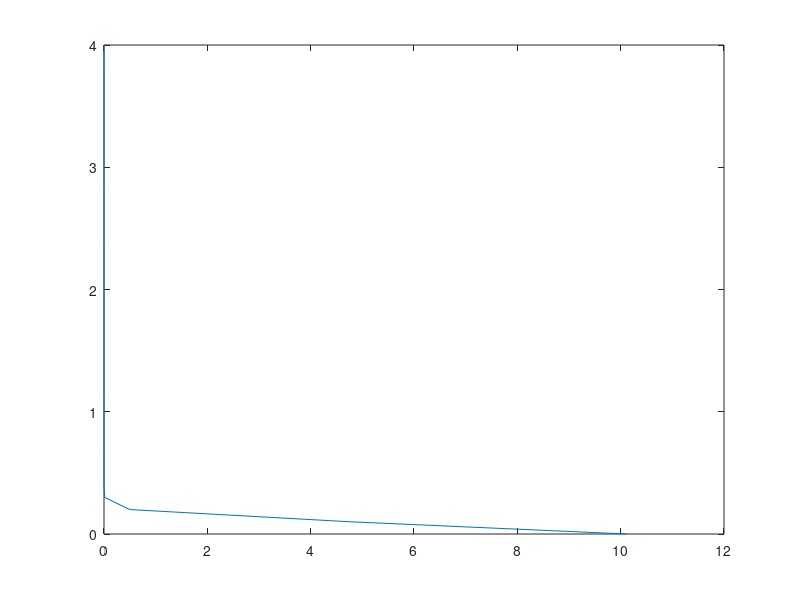

Write MATLAB code to recreate this figure.
T=0.5;
%T=0.25;
%T=1;
t=0:0.1:4;
A=1;
exp=2.718;
v=zeros(1,41);
pi=3.14;
    for i=1:41;
        v(1,i)=6*A*(((exp*pi)/3).^(1/2))*(exp).^(-6*pi*(t(i)/T).^2);
   plot(v,t);
    end
    figure(1)